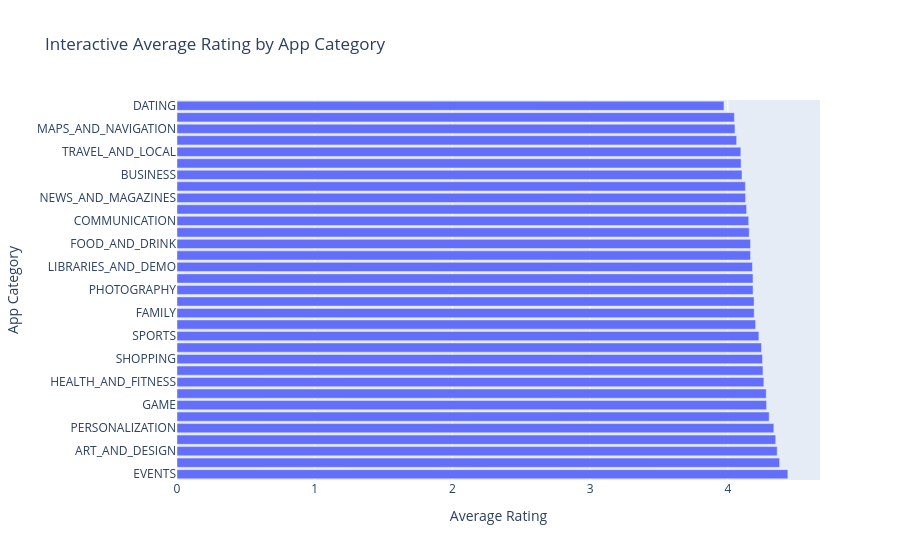

The notebook cell this image was saved under:
### Code cell
import plotly.express as px

plotly_rating = avg_rating_category.reset_index()

fig = px.bar(
    plotly_rating,
    x="Rating",
    y="Category",
    orientation="h",
    title="Interactive Average Rating by App Category",
    labels={
        "Rating": "Average Rating",
        "Category": "App Category"
    }
)

fig.show()
fig.write_html("outputs/interactive_average_rating.html")

### Figure 1 — Plotly figure (JSON) as saved in the notebook; plotly's stock layout.template omitted (floating-point values rounded to 4 significant figures)
{"data": [{"hovertemplate": "Average Rating=%{x}<br>App Category=%{y}<extra></extra>", "legendgroup": "", "marker": {"color": "#636efa", "pattern": {"shape": ""}}, "name": "", "orientation": "h", "showlegend": false, "textposition": "auto", "type": "bar", "x": [4.436, 4.376, 4.358, 4.347, 4.334, 4.3, 4.281, 4.279, 4.261, 4.255, 4.251, 4.244, 4.225, 4.202, 4.191, 4.19, 4.183, 4.182, 4.178, 4.165, 4.164, 4.155, 4.151, 4.136, 4.129, 4.127, 4.103, 4.096, 4.094, 4.064, 4.052, 4.047, 3.972], "xaxis": "x", "y": ["EVENTS", "EDUCATION", "ART_AND_DESIGN", "BOOKS_AND_REFERENCE", "PERSONALIZATION", "PARENTING", "GAME", "BEAUTY", "HEALTH_AND_FITNESS", "SOCIAL", "SHOPPING", "WEATHER", "SPORTS", "PRODUCTIVITY", "FAMILY", "AUTO_AND_VEHICLES", "PHOTOGRAPHY", "MEDICAL", "LIBRARIES_AND_DEMO", "HOUSE_AND_HOME", "FOOD_AND_DRINK", "COMICS", "COMMUNICATION", "ENTERTAINMENT", "NEWS_AND_MAGAZINES", "FINANCE", "BUSINESS", "LIFESTYLE", "TRAVEL_AND_LOCAL", "VIDEO_PLAYERS", "MAPS_AND_NAVIGATION", "TOOLS", "DATING"], "yaxis": "y"}], "layout": {"barmode": "relative", "legend": {"tracegroupgap": 0}, "title": {"text": "Interactive Average Rating by App Category"}, "xaxis": {"anchor": "y", "domain": [0, 1], "title": {"text": "Average Rating"}}, "yaxis": {"anchor": "x", "domain": [0, 1], "title": {"text": "App Category"}}}}
